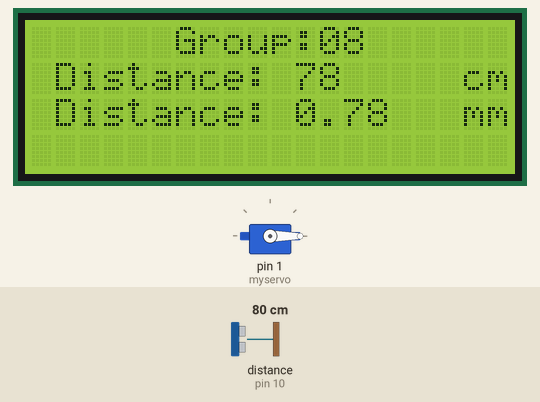
Bench run of a sketch on a simulated Arduino Uno, built with avr-gcc and run on an emulated ATmega328P. On the bench: servo, 20×4 character LCD. Wiring (inferred from the names in the program): ultrasonic range finder: trigger pin 9; echo pin 10. Inputs (shaded band) come from the test bench; at power-on: distance to the obstacle (sensor on pin 10) 80 cm. The echo pulse lasts 58.3 µs per cm.

Above: at 2.2 s.
2.3 s: distance to the obstacle (sensor on pin 10) set to 2 cm
At 3.5 s:
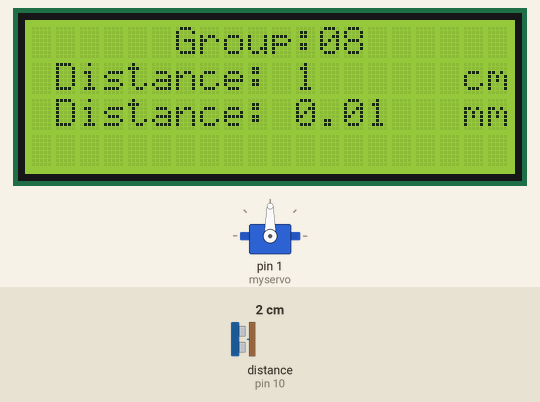
4.1 s: distance to the obstacle (sensor on pin 10) set to 4 cm
At 6.1 s:
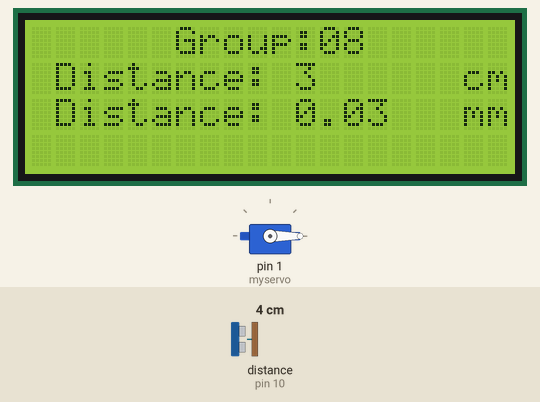
6.5 s: distance to the obstacle (sensor on pin 10) set to 9 cm
At 8.6 s:
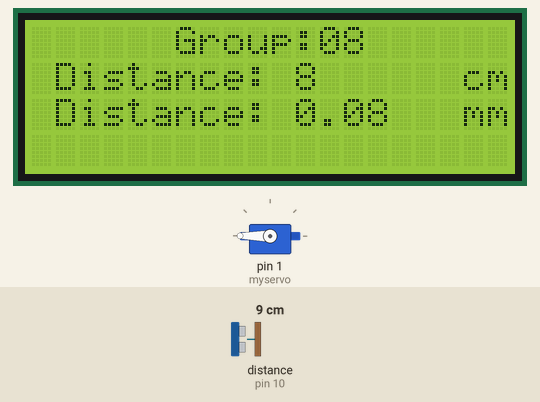
Timing chart, 0 to 15.1 s (numbered marks = the images above; inputs shaded):
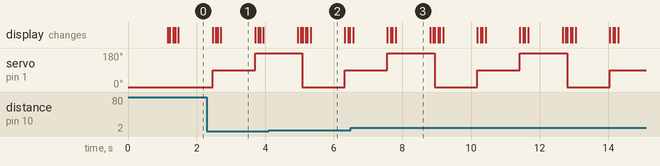

The sketch:

demo08.ino
```cpp
#include <Wire.h>
#include <LiquidCrystal_I2C.h>
#include<Servo.h>

Servo myservo;
const int BuzzerPin = 7;
const int trigPin = 9;
const int echoPin = 10;

long duration;
int distance;
int beepCount = 0;
float mm;

LiquidCrystal_I2C lcd(0x3F,20,4);
//---------------------------------------------------------------------
void setup() {
  //Serial.begin(9600);
  myservo.attach(1);
  myservo.write (0);
  lcd.begin();
  lcd.home();
  pinMode(trigPin, OUTPUT);
  //pinMode(BuzzerPin,OUTPUT);
  pinMode(echoPin, INPUT);
  delay (1000);


}
//-----------------------------------------------------------------------
void loop()
{
//--------------------------------------------------------

    ultrasonic();
    LCD();
    delay(50);
    myservo.write(0);
    ultrasonic();
    LCD();
    delay(50);
    ultrasonic();
    LCD();
    delay(1000);
    myservo.write(90);
    ultrasonic();
    LCD();
    delay(50);
    ultrasonic();
    LCD();
    delay(1000);
    myservo.write(180);
    ultrasonic();
    LCD();
    delay(50);
    ultrasonic();
    LCD();
    delay(1000);
//------------------------------------------------------------
}


//----------------------------------------------------------------------
void loopservo()
{
  myservo.write(0);
  delay(1000);
  myservo.write(30);
  delay(1000);
  myservo.write(60);
  delay(1000);
  myservo.write(90);
  delay(1000);
  myservo.write(120);
  delay(1000);
  myservo.write(150);
  delay(1000);
  myservo.write(180);
  delay(1000);
  myservo.write(150);
  delay(1000);
  myservo.write(120);
  delay(1000);
  myservo.write(90);
  delay(1000);
  myservo.write(60);
  delay(1000);
  myservo.write(30);
  delay(1000);
  myservo.write(0);
  delay(1000);
}
//--------------------------------------------------------------------
void beep(int distance){

  beepCount += 12;
  if (beepCount / (distance * 10) > 1) {
    digitalWrite(BuzzerPin, LOW);
    beepCount = 0;
  }else if (beepCount > 50){
    digitalWrite(BuzzerPin, HIGH);
  }
}
//---------------------------------------------------------------------
void ultrasonic()
{
  digitalWrite(trigPin, LOW);
  delayMicroseconds(2);
  digitalWrite(trigPin, HIGH);
  delayMicroseconds(10);
  digitalWrite(trigPin, LOW);

  duration = pulseIn(echoPin, HIGH);
  distance = duration * 0.034 / 2;

  mm = distance / 100.00;
}
//----------------------------------------------------------------------
void LCD()
{
  lcd.clear();
  delay(50);
  lcd.setCursor(6,0);
  lcd.print("Group:08");
  lcd.setCursor(1,1);
  lcd.print("Distance: ");
  lcd.setCursor(11,1);
  lcd.print(distance);
  lcd.setCursor(18,1);
  lcd.print("cm");
  lcd.setCursor(1,2);
  lcd.print("Distance: ");
  lcd.setCursor(11,2);
  lcd.print(mm);
  lcd.setCursor(18,2);
  lcd.print("mm");
}
```

Measured:
- after the input at 4.1 s, the display: first differs from a run without the input after 0.94 s (image 2)
- after the input at 6.5 s, the display: first differs from a run without the input after 1.2 s (image 3)
- what the display in image 1 shows lasts 1.0 s, from 2.7 s to 3.7 s
